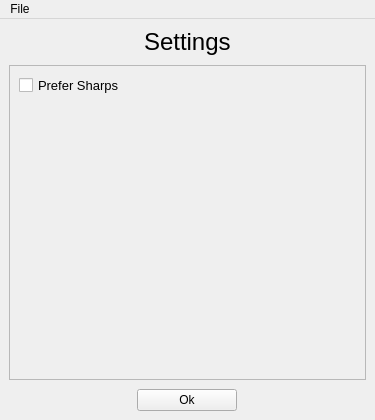
<?xml version="1.0" encoding="UTF-8"?>
<ui version="4.0">
 <class>MainWindow</class>
 <widget class="QMainWindow" name="MainWindow">
  <property name="geometry">
   <rect>
    <x>0</x>
    <y>0</y>
    <width>375</width>
    <height>420</height>
   </rect>
  </property>
  <property name="minimumSize">
   <size>
    <width>375</width>
    <height>420</height>
   </size>
  </property>
  <property name="windowTitle">
   <string>MainWindow</string>
  </property>
  <widget class="QWidget" name="centralwidget">
   <layout class="QVBoxLayout" name="verticalLayout">
    <property name="spacing">
     <number>0</number>
    </property>
    <property name="topMargin">
     <number>0</number>
    </property>
    <property name="bottomMargin">
     <number>0</number>
    </property>
    <item>
     <widget class="QFrame" name="frame">
      <property name="maximumSize">
       <size>
        <width>16777215</width>
        <height>50</height>
       </size>
      </property>
      <property name="frameShape">
       <enum>QFrame::Shape::NoFrame</enum>
      </property>
      <property name="frameShadow">
       <enum>QFrame::Shadow::Raised</enum>
      </property>
      <layout class="QVBoxLayout" name="verticalLayout_2">
       <item alignment="Qt::AlignmentFlag::AlignHCenter">
        <widget class="QLabel" name="label">
         <property name="font">
          <font>
           <pointsize>18</pointsize>
          </font>
         </property>
         <property name="text">
          <string>Settings</string>
         </property>
        </widget>
       </item>
      </layout>
     </widget>
    </item>
    <item>
     <widget class="QFrame" name="frame_2">
      <property name="frameShape">
       <enum>QFrame::Shape::StyledPanel</enum>
      </property>
      <property name="frameShadow">
       <enum>QFrame::Shadow::Raised</enum>
      </property>
      <layout class="QVBoxLayout" name="verticalLayout_3">
       <item>
        <widget class="QCheckBox" name="prefer_sharps">
         <property name="sizePolicy">
          <sizepolicy hsizetype="Expanding" vsizetype="Preferred">
           <horstretch>0</horstretch>
           <verstretch>0</verstretch>
          </sizepolicy>
         </property>
         <property name="minimumSize">
          <size>
           <width>0</width>
           <height>0</height>
          </size>
         </property>
         <property name="font">
          <font>
           <pointsize>10</pointsize>
          </font>
         </property>
         <property name="text">
          <string>Prefer Sharps</string>
         </property>
        </widget>
       </item>
       <item>
        <spacer name="verticalSpacer">
         <property name="orientation">
          <enum>Qt::Orientation::Vertical</enum>
         </property>
         <property name="sizeHint" stdset="0">
          <size>
           <width>20</width>
           <height>40</height>
          </size>
         </property>
        </spacer>
       </item>
      </layout>
     </widget>
    </item>
    <item>
     <widget class="QFrame" name="frame_3">
      <property name="frameShape">
       <enum>QFrame::Shape::NoFrame</enum>
      </property>
      <property name="frameShadow">
       <enum>QFrame::Shadow::Raised</enum>
      </property>
      <layout class="QGridLayout" name="gridLayout">
       <item row="0" column="0">
        <widget class="QPushButton" name="ok_btn">
         <property name="maximumSize">
          <size>
           <width>100</width>
           <height>40</height>
          </size>
         </property>
         <property name="text">
          <string>Ok</string>
         </property>
        </widget>
       </item>
      </layout>
     </widget>
    </item>
   </layout>
  </widget>
  <widget class="QMenuBar" name="menubar">
   <property name="geometry">
    <rect>
     <x>0</x>
     <y>0</y>
     <width>375</width>
     <height>33</height>
    </rect>
   </property>
   <widget class="QMenu" name="menuFile">
    <property name="title">
     <string>File</string>
    </property>
    <addaction name="actionTuning"/>
    <addaction name="actionSettings"/>
    <addaction name="actionHelp"/>
   </widget>
   <addaction name="menuFile"/>
  </widget>
  <action name="actionTuning">
   <property name="text">
    <string>Tuning</string>
   </property>
  </action>
  <action name="actionSettings">
   <property name="text">
    <string>Settings</string>
   </property>
  </action>
  <action name="actionHelp">
   <property name="text">
    <string>Help</string>
   </property>
  </action>
 </widget>
 <resources/>
 <connections/>
</ui>
